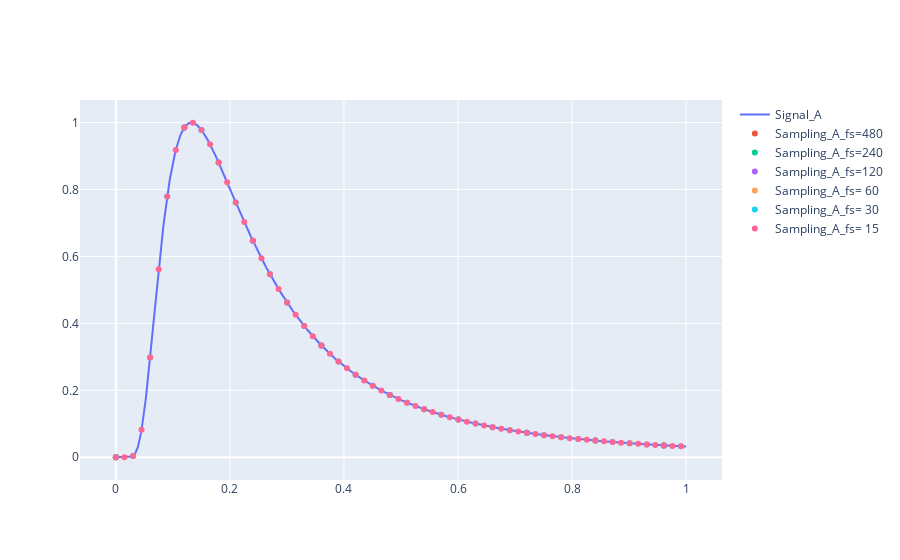

Here is the notebook cell this chart was saved with:
### Code cell
fig = go.Figure()
N = 1000
x_axis = np.linspace(0 , 1, N)

fig.add_traces(go.Scatter( 
                        x = x_axis, y = signal_A, mode='lines', name= 'Signal_A'))
fig.add_traces(go.Scatter( 
                        x = x_axis, y = sampling(signal_A, 480)['num'], mode='markers', name= 'Sampling_A_fs=480'))
fig.add_traces(go.Scatter( 
                        x = x_axis, y = sampling(signal_A, 240)['num'], mode='markers', name= 'Sampling_A_fs=240'))
fig.add_traces(go.Scatter( 
                        x = x_axis, y = sampling(signal_A, 120)['num'], mode='markers', name= 'Sampling_A_fs=120'))
fig.add_traces(go.Scatter( 
                        x = x_axis, y = sampling(signal_A, 60)['num'], mode='markers', name= 'Sampling_A_fs= 60'))
fig.add_traces(go.Scatter( 
                        x = x_axis, y = sampling(signal_A, 30)['num'], mode='markers', name= 'Sampling_A_fs= 30'))
fig.add_traces(go.Scatter( 
                        x = x_axis, y = sampling(signal_A, 15)['num'], mode='markers', name= 'Sampling_A_fs= 15'))

### Figure 1 — Plotly figure (JSON) as saved in the notebook; plotly's stock layout.template omitted (floating-point values rounded to 4 significant figures; data arrays with more than 128 entries replaced by an {"elided": "..."} marker saying what was removed)
{"data": [{"mode": "lines", "name": "Signal_A", "type": "scatter", "x": {"elided": "1000 float values"}, "y": {"elided": "1000 float values"}}, {"mode": "markers", "name": "Sampling_A_fs=480", "type": "scatter", "x": {"elided": "1000 float values"}, "y": {"elided": "1000 float values"}}, {"mode": "markers", "name": "Sampling_A_fs=240", "type": "scatter", "x": {"elided": "1000 float values"}, "y": {"elided": "1000 float values"}}, {"mode": "markers", "name": "Sampling_A_fs=120", "type": "scatter", "x": {"elided": "1000 float values"}, "y": {"elided": "1000 float values"}}, {"mode": "markers", "name": "Sampling_A_fs= 60", "type": "scatter", "x": {"elided": "1000 float values"}, "y": {"elided": "1000 float values"}}, {"mode": "markers", "name": "Sampling_A_fs= 30", "type": "scatter", "x": {"elided": "1000 float values"}, "y": {"elided": "1000 float values"}}, {"mode": "markers", "name": "Sampling_A_fs= 15", "type": "scatter", "x": {"elided": "1000 float values"}, "y": {"elided": "1000 float values"}}], "layout": {}}
